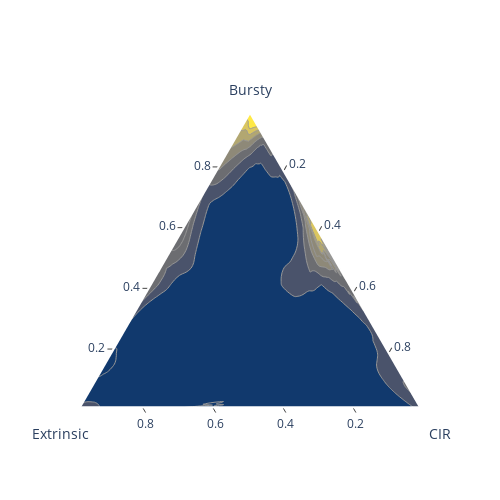

The code cell stored with this chart in its notebook:
### Code cell
a, b = np.mgrid[0:1:20j, 0:1:20j]
mask = a + b <= 1
a = a[mask].ravel()
b = b[mask].ravel()
c = 1 - a - b
# Values to be displayed as contours
# z = a * b * c
z=kde(np.vstack((a,b)))
fig = ff.create_ternary_contour(np.stack((a, b, c)), z,ncontours=6,colorscale='Cividis',pole_labels=models,\
                               coloring=None)
fig.show()
